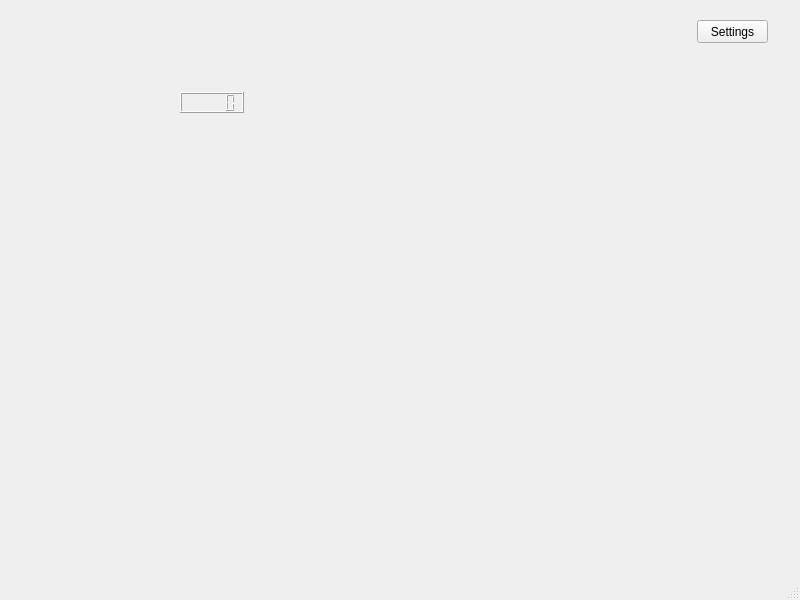
<?xml version="1.0" encoding="UTF-8"?>
<ui version="4.0">
 <class>MainWindow</class>
 <widget class="QMainWindow" name="MainWindow">
  <property name="geometry">
   <rect>
    <x>0</x>
    <y>0</y>
    <width>800</width>
    <height>600</height>
   </rect>
  </property>
  <property name="windowTitle">
   <string>MainWindow</string>
  </property>
  <widget class="QWidget" name="centralwidget">
   <widget class="QToolButton" name="toolButton">
    <property name="geometry">
     <rect>
      <x>697</x>
      <y>20</y>
      <width>71</width>
      <height>23</height>
     </rect>
    </property>
    <property name="text">
     <string>Settings</string>
    </property>
   </widget>
   <widget class="QLCDNumber" name="lcdNumberFans">
    <property name="geometry">
     <rect>
      <x>180</x>
      <y>92</y>
      <width>64</width>
      <height>21</height>
     </rect>
    </property>
   </widget>
  </widget>
  <widget class="QMenuBar" name="menubar">
   <property name="geometry">
    <rect>
     <x>0</x>
     <y>0</y>
     <width>800</width>
     <height>25</height>
    </rect>
   </property>
  </widget>
  <widget class="QStatusBar" name="statusbar"/>
 </widget>
 <resources/>
 <connections/>
</ui>
